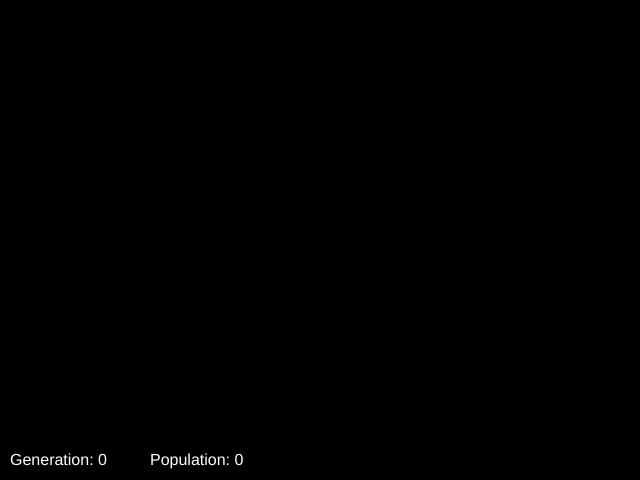
Frame 1 (no input)
Frame 60 (no input): identical to frame 1, image omitted
Frame 120 (the mouse pressed at the canvas centre since frame 60): identical to frame 1, image omitted

The p5.js sketch that drew this single still picture (run headless with seeded random() and noise() and a simulated clock; from frame 60 on, the mouse is pressed at the canvas centre):

// p5.js sketch
// ── sketch.js
var generation;
var population;
var simSpeed;
var rectSize;

function setup()
{
    createCanvas(640, 480);
    generation = 0;
    population = 0;
    simSpeed = 10;
    rectSize = 10;
}

function draw()
{
    background(0);
    noStroke();
    fill('white');

    drawGUI();

    if ((frameCount % simSpeed) === 0) {
        // Do stuff
    }

}

function keyPressed()
{
}

function drawGUI() {
    textSize(16);
    text('Generation: ' + generation, 10, height - 15);
    text('Population: ' + population, 150, height - 15);
}

// ── patterns.js
var GLIDER = [
	[0, 1, 0],
	[0, 0, 1],
	[1, 1, 1]
];

var R_PENTOMINO = [
    [0, 1, 1],
    [1, 1, 0],
    [0, 1, 0]
];

var DIEHARD = [
    [0, 0, 0, 0, 0, 0, 1, 0],
    [1, 1, 0, 0, 0, 0, 0, 0],
    [0, 1, 0, 0, 0, 1, 1, 1]
];

var QUEEN_BEE = [
    [1, 0, 0, 0, 0],
    [1, 0, 1, 0, 0],
    [0, 1, 0, 1, 0],
    [0, 1, 0, 0, 1],
    [0, 1, 0, 1, 0],
    [1, 0, 1, 0, 0],
    [1, 0, 0, 0, 0]
];

var PULSAR = [
    [0, 0, 1, 1, 1, 0, 0, 0, 1, 1, 1, 0, 0],
    [0, 0, 0, 0, 0, 0, 0, 0, 0, 0, 0, 0, 0],
    [1, 0, 0, 0, 0, 1, 0, 1, 0, 0, 0, 0, 1],
    [1, 0, 0, 0, 0, 1, 0, 1, 0, 0, 0, 0, 1],
    [1, 0, 0, 0, 0, 1, 0, 1, 0, 0, 0, 0, 1],
    [0, 0, 1, 1, 1, 0, 0, 0, 1, 1, 1, 0, 0],
    [0, 0, 0, 0, 0, 0, 0, 0, 0, 0, 0, 0, 0],
    [0, 0, 1, 1, 1, 0, 0, 0, 1, 1, 1, 0, 0],
    [1, 0, 0, 0, 0, 1, 0, 1, 0, 0, 0, 0, 1],
    [1, 0, 0, 0, 0, 1, 0, 1, 0, 0, 0, 0, 1],
    [1, 0, 0, 0, 0, 1, 0, 1, 0, 0, 0, 0, 1],
    [0, 0, 0, 0, 0, 0, 0, 0, 0, 0, 0, 0, 0],
    [0, 0, 1, 1, 1, 0, 0, 0, 1, 1, 1, 0, 0]
];
